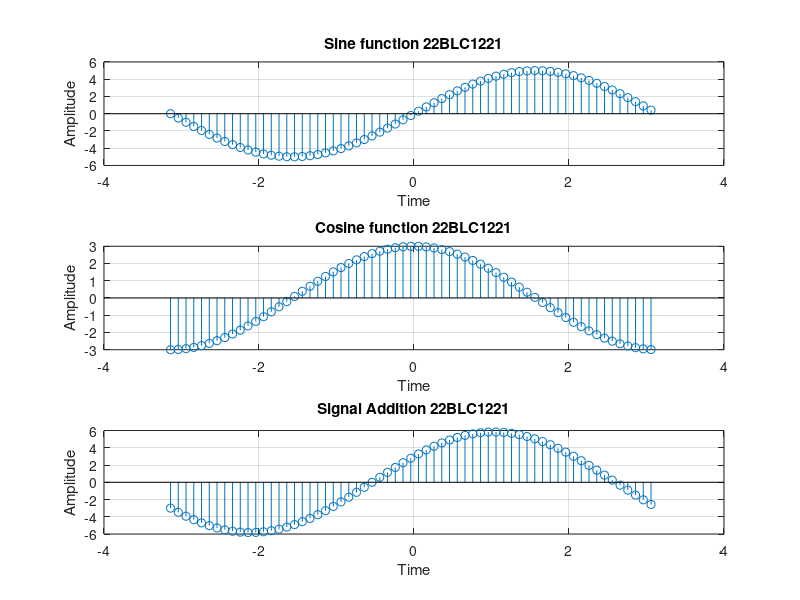

MATLAB code for this plot:
clc
clear all;
close all;
x=-pi:0.1:pi;
figure(1);
y1=5*sin(x);
subplot(3,1,1);
stem(x,y1);
grid on 
xlabel('Time');
ylabel('Amplitude');
title('Sine function 22BLC1221');

y2=3*cos(x);
subplot(3,1,2);
stem(x,y2);
grid on 
xlabel('Time');
ylabel('Amplitude');
title('Cosine function 22BLC1221');
y3=y1+y2;
subplot(3,1,3);
stem(x,y3);
grid on 
xlabel('Time');
ylabel('Amplitude');
title('Signal Addition 22BLC1221');